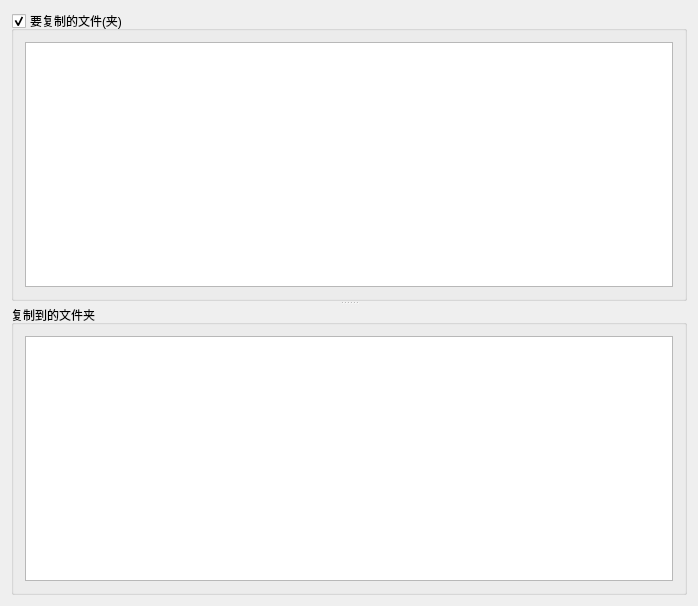
<?xml version="1.0" encoding="UTF-8"?>
<ui version="4.0">
 <class>CopyPage</class>
 <widget class="QWidget" name="CopyPage">
  <property name="geometry">
   <rect>
    <x>0</x>
    <y>0</y>
    <width>698</width>
    <height>606</height>
   </rect>
  </property>
  <property name="windowTitle">
   <string>CopyPage</string>
  </property>
  <layout class="QVBoxLayout" name="verticalLayout_3">
   <item>
    <widget class="QSplitter" name="splitter">
     <property name="orientation">
      <enum>Qt::Vertical</enum>
     </property>
     <widget class="QGroupBox" name="groupBox_From">
      <property name="enabled">
       <bool>true</bool>
      </property>
      <property name="minimumSize">
       <size>
        <width>0</width>
        <height>0</height>
       </size>
      </property>
      <property name="title">
       <string>要复制的文件(夹)</string>
      </property>
      <property name="flat">
       <bool>false</bool>
      </property>
      <property name="checkable">
       <bool>true</bool>
      </property>
      <layout class="QVBoxLayout" name="verticalLayout_2">
       <item>
        <widget class="FileDirList" name="listWidget_copyFrom">
         <property name="minimumSize">
          <size>
           <width>0</width>
           <height>0</height>
          </size>
         </property>
        </widget>
       </item>
      </layout>
     </widget>
     <widget class="QGroupBox" name="groupBox_To">
      <property name="enabled">
       <bool>true</bool>
      </property>
      <property name="minimumSize">
       <size>
        <width>0</width>
        <height>0</height>
       </size>
      </property>
      <property name="title">
       <string>复制到的文件夹</string>
      </property>
      <property name="flat">
       <bool>false</bool>
      </property>
      <property name="checkable">
       <bool>false</bool>
      </property>
      <layout class="QVBoxLayout" name="verticalLayout">
       <item>
        <widget class="FileDirList" name="listWidget_copyTo">
         <property name="minimumSize">
          <size>
           <width>0</width>
           <height>0</height>
          </size>
         </property>
        </widget>
       </item>
      </layout>
     </widget>
    </widget>
   </item>
  </layout>
 </widget>
 <layoutdefault spacing="6" margin="11"/>
 <customwidgets>
  <customwidget>
   <class>FileDirList</class>
   <extends>QListWidget</extends>
   <header>filedirlist.h</header>
  </customwidget>
 </customwidgets>
 <resources/>
 <connections/>
</ui>
